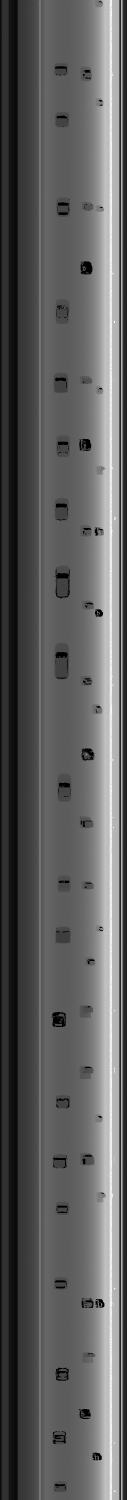
#> input picture data/img/37/37_1.bmp, 381 x 4500 px, given in place of test.mp4, which was not available (shown at 1/3 size)
$ python count_vehicle.py
#> lines starting #> are read from the running program, lines starting #| are printed output that depends on the picture; after the words box and inside, x2 and y2 are one past the last pixel; in counts of white or black regions, pixels touching at a corner belong together; pictures that were not available may be replaced by others from this repository, and a replacement may not be noted
"""
Vehicle-Detection-with-Scan-Data
COPYRIGHT © 2021 KIM DONGHEE. ALL RIGHTS RESERVED.
"""

import cv2
import numpy as np
import pandas as pd

cap = cv2.VideoCapture('test.mp4')
frames_count, fps, width, height = cap.get(cv2.CAP_PROP_FRAME_COUNT), cap.get(cv2.CAP_PROP_FPS), cap.get(
    cv2.CAP_PROP_FRAME_WIDTH), cap.get(cv2.CAP_PROP_FRAME_HEIGHT)
width = int(width)
height = int(height)
print(frames_count, fps, width, height)

# creates a pandas data frame with the number of rows the same length as frame count
df = pd.DataFrame(index=range(int(frames_count)))
df.index.name = "Frames"

framenumber = 0  # keeps track of current frame
carscrossedup = 0  # keeps track of cars that crossed up
carscrosseddown = 0  # keeps track of cars that crossed down
carids = []  # blank list to add car ids
caridscrossed = []  # blank list to add car ids that have crossed
totalcars = 0  # keeps track of total cars

fgbg = cv2.createBackgroundSubtractorMOG2()  # create background subtractor

# information to start saving a video file
ret, frame = cap.read()  # import image
#> frame is the input picture: shape (4500, 381, 3); min 0, max 255, mean 95.7
ratio = .5  # resize ratio
image = cv2.resize(frame, (0, 0), None, ratio, ratio)  # resize image
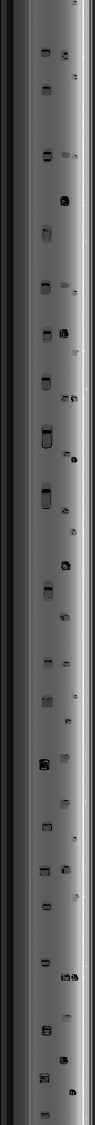
#> image: shape (2250, 190, 3) (shown at 1/2 size); min 0, max 255, mean 96
width2, height2, channels = image.shape
#> width2 = 2250; height2 = 190; channels = 3
video = cv2.VideoWriter('result.avi', cv2.VideoWriter_fourcc('M', 'J', 'P', 'G'), fps, (height2, width2), 1)

while True:

    ret, frame = cap.read()  # import image

    if ret:  # if there is a frame continue with code

        image = cv2.resize(frame, (0, 0), None, ratio, ratio)  # resize image

        gray = cv2.cvtColor(image, cv2.COLOR_BGR2GRAY)  # converts image to gray

        fgmask = fgbg.apply(gray)  # uses the background subtraction
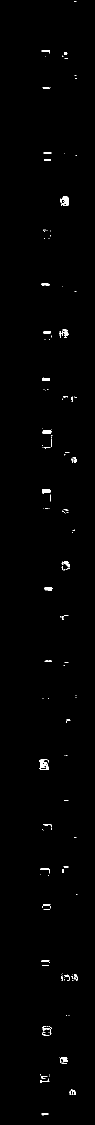
#> fgmask: shape (2250, 190) (shown at 1/2 size); values 127 (black) and 255 (white), 0.63% white; 160 white regions (124 under 20 px), largest, box (x1, y1, x2, y2) and area: (121, 392, 138, 411) 217, (79, 1525, 98, 1540) 173, (85, 860, 103, 868) 117

        # applies different thresholds to fgmask to try and isolate cars
        # just have to keep playing around with settings until cars are easily identifiable
        kernel = cv2.getStructuringElement(cv2.MORPH_ELLIPSE, (5, 5))  # kernel to apply to the morphology
        closing = cv2.morphologyEx(fgmask, cv2.MORPH_CLOSE, kernel)
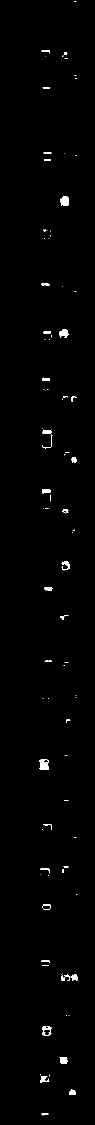
#> closing: shape (2250, 190) (shown at 1/2 size); values 127 (black) and 255 (white), 0.81% white; 94 white regions (55 under 20 px), largest, box (x1, y1, x2, y2) and area: (79, 1518, 98, 1540) 331, (121, 392, 138, 411) 273, (119, 659, 137, 676) 219
        opening = cv2.morphologyEx(closing, cv2.MORPH_OPEN, kernel)
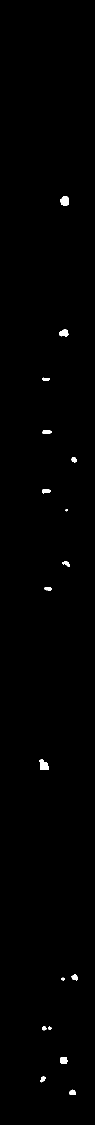
#> opening: shape (2250, 190) (shown at 1/2 size); values 127 (black) and 255 (white), 0.46% white; 17 white regions (1 under 20 px), largest, box (x1, y1, x2, y2) and area: (79, 1519, 98, 1540) 298, (121, 392, 138, 411) 264, (119, 659, 137, 673) 194
        dilation = cv2.dilate(opening, kernel)
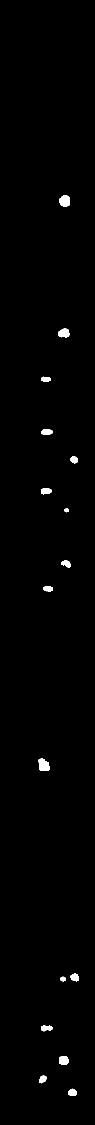
#> dilation: shape (2250, 190) (shown at 1/2 size); values 127 (black) and 255 (white), 0.81% white; 16 white regions, largest, box (x1, y1, x2, y2) and area: (77, 1517, 100, 1542) 449, (119, 390, 140, 413) 396, (117, 657, 139, 675) 312
        # retvalbin, bins = cv2.threshold(dilation, 220, 255, cv2.THRESH_BINARY)  # removes the shadows
        bins = cv2.morphologyEx(fgmask, cv2.MORPH_CLOSE, kernel)

        # creates contours
        contours, hierarchy = cv2.findContours(bins, cv2.RETR_TREE, cv2.CHAIN_APPROX_SIMPLE)
#> contours = [[[0, 0], [0, 2249], [189, 2249], [189, 0]]]

        # use convex hull to create polygon around contours
        hull = [cv2.convexHull(c) for c in contours]
#> hull = [[[189, 0], [189, 2249], [0, 2249], [0, 0]]]

        # draw contours
        cv2.drawContours(image, hull, -1, (0, 255, 0), 3)

        # line created to stop counting contours, needed as cars in distance become one big contour
        lineypos = 225
        cv2.line(image, (0, lineypos), (width, lineypos), (0, 165, 255), 5)

        # line y position created to count contours
        lineypos2 = 250
        cv2.line(image, (0, lineypos2), (width, lineypos2), (0,100,255), 5)

        # min area for contours in case a bunch of small noise contours are created
        minarea = 300

        # max area for contours, can be quite large for buses
        maxarea = 50000

        # vectors for the x and y locations of contour centroids in current frame
        cxx = np.zeros(len(contours))
#> cxx = [0]
        cyy = np.zeros(len(contours))
#> cyy = [0]

        for i in range(len(contours)):  # cycles through all contours in current frame

            if hierarchy[0, i, 3] == -1:  # using hierarchy to only count parent contours (contours not within others)

                area = cv2.contourArea(contours[i])  # area of contour

                if minarea < area < maxarea:  # area threshold for contour

                    # calculating centroids of contours
                    cnt = contours[i]
                    M = cv2.moments(cnt)
                    cx = int(M['m10'] / M['m00'])
                    cy = int(M['m01'] / M['m00'])

                    if cy > lineypos:  # filters out contours that are above line (y starts at top)

                        # gets bounding points of contour to create rectangle
                        # x,y is top left corner and w,h is width and height
                        x, y, w, h = cv2.boundingRect(cnt)

                        # creates a rectangle around contour
                        cv2.rectangle(image, (x, y), (x + w, y + h), (255, 0, 0), 2)

                        # Prints centroid text in order to double check later on
                        cv2.putText(image, str(cx) + "," + str(cy), (cx + 10, cy + 10), cv2.FONT_HERSHEY_SIMPLEX,
                                    .3, (0, 0, 255), 1)

                        cv2.drawMarker(image, (cx, cy), (0, 0, 255), cv2.MARKER_STAR, markerSize=5, thickness=1,
                                       line_type=cv2.LINE_AA)

                        # adds centroids that passed previous criteria to centroid list
                        cxx[i] = cx
                        cyy[i] = cy
#> this loop made 1 pass
#> area on pass 1: 425061

        # eliminates zero entries (centroids that were not added)
        cxx = cxx[cxx != 0]
#> cxx = empty array
        cyy = cyy[cyy != 0]
#> cyy = empty array

        # empty list to later check which centroid indices were added to dataframe
        minx_index2 = []
        miny_index2 = []

        # maximum allowable radius for current frame centroid to be considered the same centroid from previous frame
        maxrad = 25

        # The section below keeps track of the centroids and assigns them to old carids or new carids

        if len(cxx):  # if there are centroids in the specified area

            if not carids:  # if carids is empty

                for i in range(len(cxx)):  # loops through all centroids

                    carids.append(i)  # adds a car id to the empty list carids
                    df[str(carids[i])] = ""  # adds a column to the dataframe corresponding to a carid

                    # assigns the centroid values to the current frame (row) and carid (column)
                    df.at[int(framenumber), str(carids[i])] = [cxx[i], cyy[i]]

                    totalcars = carids[i] + 1  # adds one count to total cars

            else:  # if there are already car ids

                dx = np.zeros((len(cxx), len(carids)))  # new arrays to calculate deltas
                dy = np.zeros((len(cyy), len(carids)))  # new arrays to calculate deltas

                for i in range(len(cxx)):  # loops through all centroids

                    for j in range(len(carids)):  # loops through all recorded car ids

                        # acquires centroid from previous frame for specific carid
                        oldcxcy = df.iloc[int(framenumber - 1)][str(carids[j])]

                        # acquires current frame centroid that doesn't necessarily line up with previous frame centroid
                        curcxcy = np.array([cxx[i], cyy[i]])

                        if not oldcxcy:  # checks if old centroid is empty in case car leaves screen and new car shows

                            continue  # continue to next carid

                        else:  # calculate centroid deltas to compare to current frame position later

                            dx[i, j] = oldcxcy[0] - curcxcy[0]
                            dy[i, j] = oldcxcy[1] - curcxcy[1]

                for j in range(len(carids)):  # loops through all current car ids

                    sumsum = np.abs(dx[:, j]) + np.abs(dy[:, j])  # sums the deltas wrt to car ids

                    # finds which index carid had the min difference and this is true index
                    correctindextrue = np.argmin(np.abs(sumsum))
                    minx_index = correctindextrue
                    miny_index = correctindextrue

                    # acquires delta values of the minimum deltas in order to check if it is within radius later on
                    mindx = dx[minx_index, j]
                    mindy = dy[miny_index, j]

                    if mindx == 0 and mindy == 0 and np.all(dx[:, j] == 0) and np.all(dy[:, j] == 0):
                        # checks if minimum value is 0 and checks if all deltas are zero since this is empty set
                        # delta could be zero if centroid didn't move

                        continue  # continue to next carid

                    else:

                        # if delta values are less than maximum radius then add that centroid to that specific carid
                        if np.abs(mindx) < maxrad and np.abs(mindy) < maxrad:

                            # adds centroid to corresponding previously existing carid
                            df.at[int(framenumber), str(carids[j])] = [cxx[minx_index], cyy[miny_index]]
                            minx_index2.append(minx_index)  # appends all the indices that were added to previous carids
                            miny_index2.append(miny_index)

                for i in range(len(cxx)):  # loops through all centroids

                    # if centroid is not in the minindex list then another car needs to be added
                    if i not in minx_index2 and miny_index2:

                        df[str(totalcars)] = ""  # create another column with total cars
                        totalcars = totalcars + 1  # adds another total car the count
                        t = totalcars - 1  # t is a placeholder to total cars
                        carids.append(t)  # append to list of car ids
                        df.at[int(framenumber), str(t)] = [cxx[i], cyy[i]]  # add centroid to the new car id

                    elif curcxcy[0] and not oldcxcy and not minx_index2 and not miny_index2:
                        # checks if current centroid exists but previous centroid does not
                        # new car to be added in case minx_index2 is empty

                        df[str(totalcars)] = ""  # create another column with total cars
                        totalcars = totalcars + 1  # adds another total car the count
                        t = totalcars - 1  # t is a placeholder to total cars
                        carids.append(t)  # append to list of car ids
                        df.at[int(framenumber), str(t)] = [cxx[i], cyy[i]]  # add centroid to the new car id

        # The section below labels the centroids on screen

        currentcars = 0  # current cars on screen
        currentcarsindex = []  # current cars on screen carid index

        for i in range(len(carids)):  # loops through all carids

            if df.at[int(framenumber), str(carids[i])] != '':
                # checks the current frame to see which car ids are active
                # by checking in centroid exists on current frame for certain car id

                currentcars = currentcars + 1  # adds another to current cars on screen
                currentcarsindex.append(i)  # adds car ids to current cars on screen
#> after the loop, currentcars = 0; currentcarsindex = []

        for i in range(currentcars):  # loops through all current car ids on screen

            # grabs centroid of certain carid for current frame
            curcent = df.iloc[int(framenumber)][str(carids[currentcarsindex[i]])]

            # grabs centroid of certain carid for previous frame
            oldcent = df.iloc[int(framenumber - 1)][str(carids[currentcarsindex[i]])]

            if curcent:  # if there is a current centroid

                # On-screen text for current centroid
                cv2.putText(image, "Centroid" + str(curcent[0]) + "," + str(curcent[1]),
                            (int(curcent[0]), int(curcent[1])), cv2.FONT_HERSHEY_SIMPLEX, .5, (0, 255, 255), 2)

                cv2.putText(image, "ID:" + str(carids[currentcarsindex[i]]), (int(curcent[0]), int(curcent[1] - 15)),
                            cv2.FONT_HERSHEY_SIMPLEX, .5, (0, 255, 255), 2)

                cv2.drawMarker(image, (int(curcent[0]), int(curcent[1])), (0, 0, 255), cv2.MARKER_STAR, markerSize=5,
                               thickness=1, line_type=cv2.LINE_AA)

                if oldcent:  # checks if old centroid exists
                    # adds radius box from previous centroid to current centroid for visualization
                    xstart = oldcent[0] - maxrad
                    ystart = oldcent[1] - maxrad
                    xwidth = oldcent[0] + maxrad
                    yheight = oldcent[1] + maxrad
                    cv2.rectangle(image, (int(xstart), int(ystart)), (int(xwidth), int(yheight)), (0, 125, 0), 1)

                    # checks if old centroid is on or below line and curcent is on or above line
                    # to count cars and that car hasn't been counted yet
                    if oldcent[1] >= lineypos2 and curcent[1] <= lineypos2 and carids[
                        currentcarsindex[i]] not in caridscrossed:

                        carscrossedup = carscrossedup + 1
                        cv2.line(image, (0, lineypos2), (width, lineypos2), (0, 0, 255), 5)
                        caridscrossed.append(
                            currentcarsindex[i])  # adds car id to list of count cars to prevent double counting

                    # checks if old centroid is on or above line and curcent is on or below line
                    # to count cars and that car hasn't been counted yet
                    elif oldcent[1] <= lineypos2 and curcent[1] >= lineypos2 and carids[
                        currentcarsindex[i]] not in caridscrossed:

                        carscrosseddown = carscrosseddown + 1
                        cv2.line(image, (0, lineypos2), (width, lineypos2), (0, 255, 0), 5)
                        caridscrossed.append(currentcarsindex[i])
#> after the loop, caridscrossed = []; carscrosseddown = 0; carscrossedup = 0

        # Top left hand corner on-screen text
        # cv2.rectangle(image, (0, 0), (250, 100), (255, 0, 0), -1)  # background rectangle for on-screen text

        cv2.putText(image, "ROI_Object: " + str(currentcars), (0, 15), cv2.FONT_HERSHEY_SIMPLEX, .5, (255, 0, 0), 2)

        cv2.putText(image, "ROI_Up: " + str(carscrossedup), (0, 30), cv2.FONT_HERSHEY_SIMPLEX, .5, (255, 0, 0),
                    2)

        cv2.putText(image, "ROI_Down: " + str(carscrosseddown), (0, 45), cv2.FONT_HERSHEY_SIMPLEX, .5,
                    (255, 0, 0), 2)

        cv2.putText(image, "TOTAL COUNT: " + str(len(carids)), (0, 60), cv2.FONT_HERSHEY_SIMPLEX, .5,
                    (255, 0, 0), 2)

        cv2.putText(image, "FRAME: " + str(framenumber) + ' of ' + str(frames_count), (0, 75), cv2.FONT_HERSHEY_SIMPLEX,
                    .5, (255, 0, 0), 2)

        cv2.putText(image, 'TIME: ' + str(round(framenumber / fps, 2)) + ' s / ' + str(round(frames_count / fps, 2))
                    + ' s', (0, 90), cv2.FONT_HERSHEY_SIMPLEX, .5, (255, 0, 0), 2)
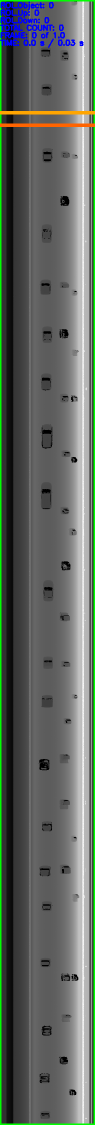
#> image: shape (2250, 190, 3) (shown at 1/2 size); mean B, G, R 96.3, 103, 95.2

        # displays images and transformations
        cv2.imshow("LAST_Processing", image)
        # cv2.imshow("COUNTOURS", image)
        # cv2.moveWindow("countours", 0, 0)

        cv2.imshow("CV_INSIDE", fgmask)
        # [14 lines of commented-out code are left out]

        video.write(image)  # save the current image to video file from earlier

        # adds to framecount
        framenumber = framenumber + 1

        k = cv2.waitKey(int(1000/fps)) & 0xff  # int(1000/fps) is normal speed since waitkey is in ms
#> (key Esc is pressed here)
        if k == 27:
            break

    else:  # if video is finished then break loop

        break

cap.release()
cv2.destroyAllWindows()

# saves dataframe to csv file for later analysis
df.to_csv('vehicle_data.csv', sep=',')

$ run again, on data/img/37/37_2.bmp
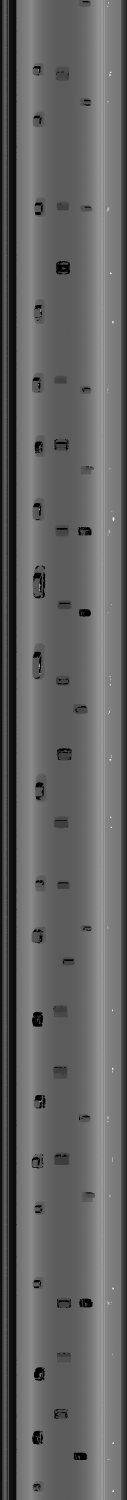
#> input picture data/img/37/37_2.bmp, 381 x 4499 px, given in place of test.mp4, which was not available (shown at 1/3 size)
#> frame is the input picture: shape (4499, 381, 3); min 0, max 255, mean 99.8
#> `fgmask = fgbg.apply(gray)`:
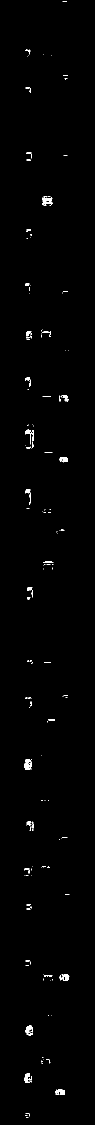
#> fgmask: shape (2250, 190) (shown at 1/2 size); values 127 (black) and 255 (white), 0.71% white; 160 white regions (118 under 20 px), largest, box (x1, y1, x2, y2) and area: (48, 1518, 64, 1540) 230, (84, 392, 105, 411) 211, (111, 2179, 130, 2190) 158
#> closing: shape (2250, 190); values 127 (black) and 255 (white), 0.92% white; 101 white regions (63 under 20 px), largest, box (x1, y1, x2, y2) and area: (84, 392, 105, 411) 312, (50, 859, 68, 897) 312, (48, 1518, 64, 1540) 286
#> opening: shape (2250, 190); values 127 (black) and 255 (white), 0.61% white; 21 white regions (4 under 20 px), largest, box (x1, y1, x2, y2) and area: (85, 392, 105, 411) 298, (48, 1518, 64, 1540) 281, (51, 859, 68, 890) 255
#> dilation: shape (2250, 190); values 127 (black) and 255 (white), 1.1% white; 21 white regions, largest, box (x1, y1, x2, y2) and area: (83, 390, 107, 413) 456, (49, 857, 70, 892) 438, (46, 1516, 66, 1542) 421
#> contours = [[[0, 0], [0, 2249], [189, 2249], [189, 0]]]
#> hull = [[[189, 0], [189, 2249], [0, 2249], [0, 0]]]
#> `cxx = np.zeros(len(contours))`: cxx = [0]
#> the loop `for i in range(len(contours)):` made 1 pass
#> area on pass 1: 425061
#> `cxx = cxx[cxx != 0]`: cxx = empty array
#> after the loop `for i in range(len(carids)):`: currentcars = 0; currentcarsindex = []
#> after the loop `for i in range(currentcars):`: carscrosseddown = 0
#> `cv2.putText(image, 'TIME: ' + str(round(framenumber / fps, 2)) + ' s /..`:
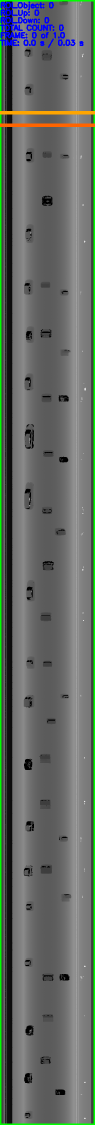
#> image: shape (2250, 190, 3) (shown at 1/2 size); mean B, G, R 100, 106.8, 99

$ run again, on data/img/37/37_3.bmp
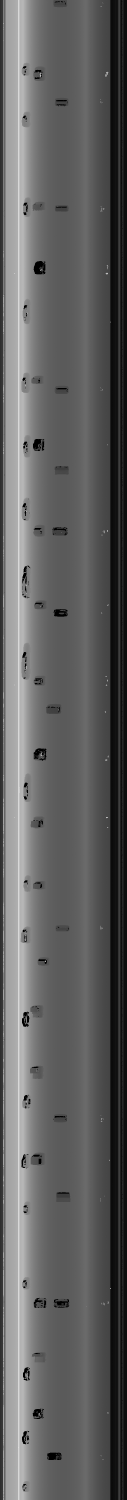
#> input picture data/img/37/37_3.bmp, 381 x 4499 px, given in place of test.mp4, which was not available (shown at 1/3 size)
#> frame is the input picture: shape (4499, 381, 3); min 0, max 255, mean 97.9
#> `fgmask = fgbg.apply(gray)`:
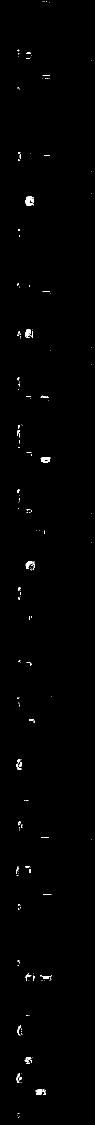
#> fgmask: shape (2250, 190) (shown at 1/2 size); values 127 (black) and 255 (white), 0.51% white; 177 white regions (149 under 20 px), largest, box (x1, y1, x2, y2) and area: (51, 392, 67, 411) 197, (71, 2179, 92, 2190) 148, (81, 914, 101, 925) 136
#> closing: shape (2250, 190); values 127 (black) and 255 (white), 0.68% white; 109 white regions (79 under 20 px), largest, box (x1, y1, x2, y2) and area: (51, 392, 68, 411) 281, (50, 659, 66, 676) 234, (51, 1123, 69, 1141) 208
#> opening: shape (2250, 190); values 127 (black) and 255 (white), 0.39% white; 15 white regions (1 under 20 px), largest, box (x1, y1, x2, y2) and area: (51, 392, 68, 411) 275, (50, 659, 66, 676) 226, (72, 2179, 92, 2190) 192
#> dilation: shape (2250, 190); values 127 (black) and 255 (white), 0.7% white; 15 white regions, largest, box (x1, y1, x2, y2) and area: (49, 390, 70, 413) 408, (48, 657, 68, 678) 347, (70, 2177, 94, 2192) 313
#> contours = [[[0, 0], [0, 2249], [189, 2249], [189, 0]]]
#> hull = [[[189, 0], [189, 2249], [0, 2249], [0, 0]]]
#> `cxx = np.zeros(len(contours))`: cxx = [0]
#> the loop `for i in range(len(contours)):` made 1 pass
#> area on pass 1: 425061
#> `cxx = cxx[cxx != 0]`: cxx = empty array
#> after the loop `for i in range(len(carids)):`: currentcars = 0; currentcarsindex = []
#> after the loop `for i in range(currentcars):`: carscrosseddown = 0
#> `cv2.putText(image, 'TIME: ' + str(round(framenumber / fps, 2)) + ' s /..`:
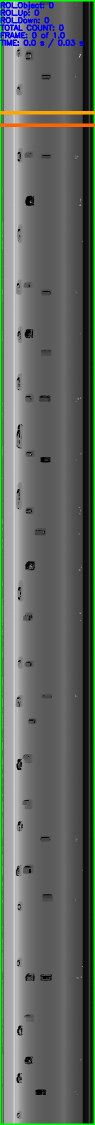
#> image: shape (2250, 190, 3) (shown at 1/2 size); mean B, G, R 97.8, 104.6, 96.8
